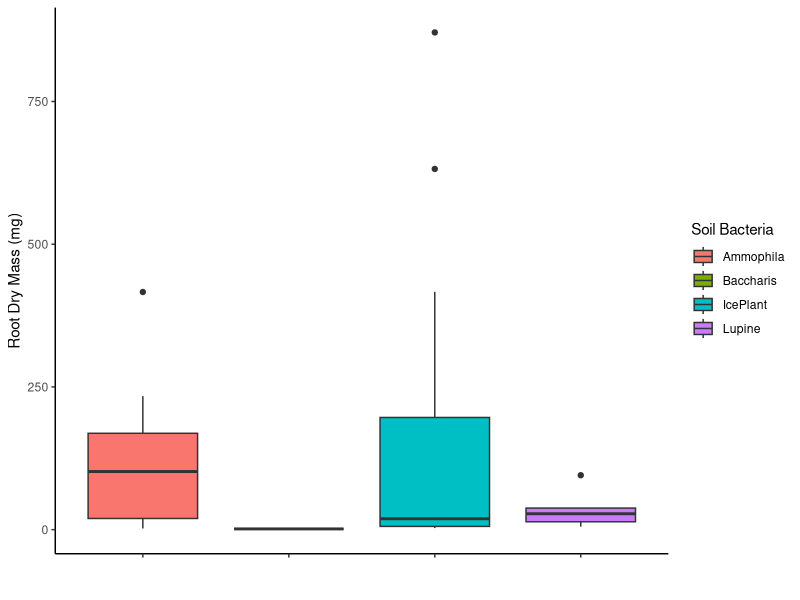
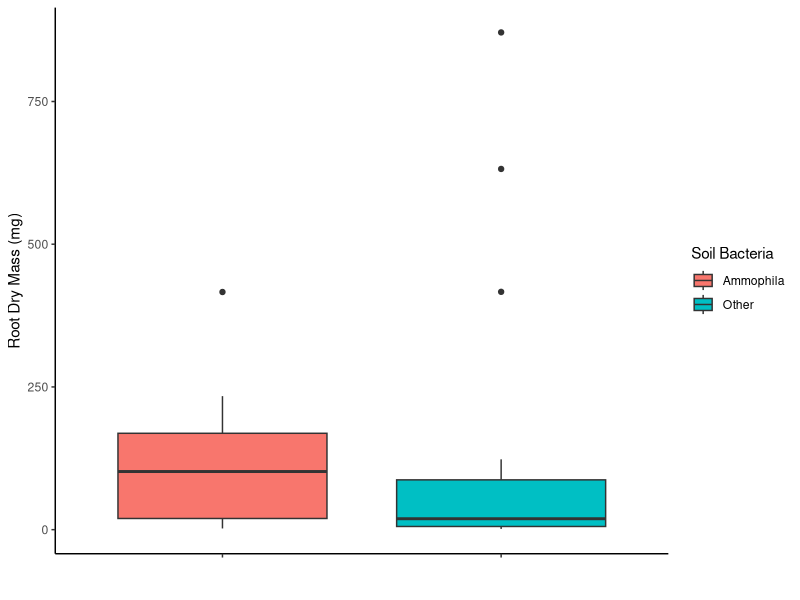

Reproduce these figures in R, in order.
## ---- chunk 1
knitr::opts_chunk$set(echo = TRUE)
## ---- chunk 2
library(ggplot2)
library(dplyr)
library(ggpubr)
## ---- chunk 3
data = read.csv("./Data/GreenhouseData.csv")
## ---- chunk 4
data = data %>%
  select(BG_Dry_mg, PlantSpecies, SoilHostSpecies, Age)
## ---- chunk 5
data2 = data %>%
  subset(Age == 11:13)
head(data2)
## ---- chunk 6
Plot1 = ggplot(data2, aes(x = SoilHostSpecies, y = BG_Dry_mg, fill = SoilHostSpecies)) +
  geom_boxplot() +
  theme_classic() +
    scale_fill_discrete(name = "Soil Bacteria") +
    scale_x_discrete(name = "", labels = c("","","","")) +
    scale_y_continuous(name = "Root Dry Mass (mg)")
Plot1
## ---- chunk 7
data3 = data2
  for (i in 1:length(data2$PlantSpecies)) {
    if (data2$SoilHostSpecies[i] != "Ammophila"){
      data3$SoilHostSpecies[i] = "Other"
    }
  }
## ---- chunk 8
Plot2 = ggplot(data3, aes(x = SoilHostSpecies, y = BG_Dry_mg, fill = SoilHostSpecies)) +
  geom_boxplot() +
  theme_classic() +
    scale_fill_discrete(name = "Soil Bacteria") +
    scale_x_discrete(name = "", labels = c("","")) +
    scale_y_continuous(name = "Root Dry Mass (mg)")
Plot2
## ---- chunk 9
t.test(subset(data3$BG_Dry_mg, data3$SoilHostSpecies == "Other"),
       subset(data3$BG_Dry_mg, data3$SoilHostSpecies == "Ammophila"),
              alternative = "two.sided", var.equal = FALSE)
